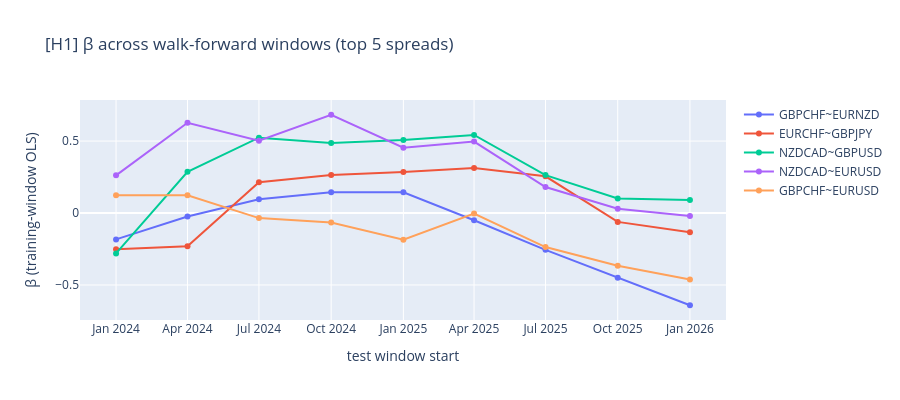
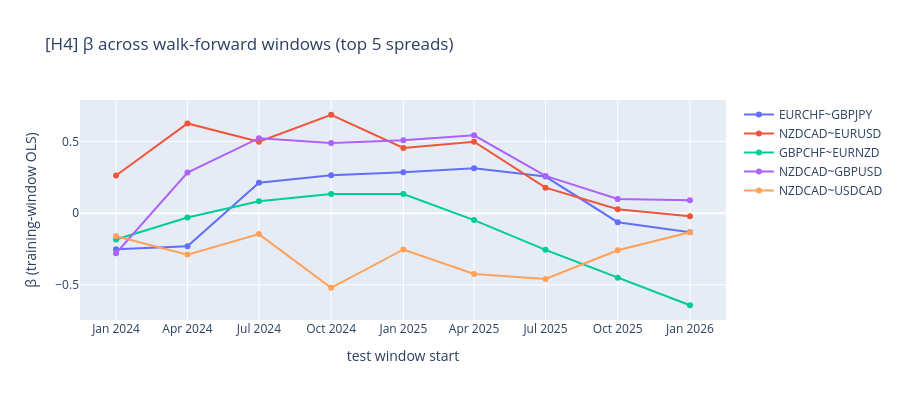

The code cell stored with these charts, in order, in its notebook:
### Markdown cell above
## ۷) β stability — هر spread، در طول windows

### Code cell
for tf in TIMEFRAMES:
    bdf_all = pd.concat(all_betas[tf], ignore_index=True)
    bdf_all["pair"] = bdf_all["y"] + "~" + bdf_all["x"]
    # Top 5 by walk-forward Sharpe
    top_pairs = metrics_by_tf[tf].head(5).apply(lambda r: f"{r['y']}~{r['x']}", axis=1).tolist()
    fig = go.Figure()
    for p in top_pairs:
        sub = bdf_all[bdf_all["pair"] == p].sort_values("test_start")
        if sub.empty:
            continue
        fig.add_trace(go.Scatter(x=sub["test_start"], y=sub["beta"],
                                  mode="lines+markers", name=p))
    fig.update_layout(title=f"[{tf}] β across walk-forward windows (top 5 spreads)",
                      xaxis_title="test window start", yaxis_title="β (training-window OLS)",
                      height=400, hovermode="x unified")
    fig.show()

### Figure 1 — Plotly figure (JSON) as saved in the notebook; plotly's stock layout.template omitted (floating-point values rounded to 4 significant figures)
{"data": [{"mode": "lines+markers", "name": "GBPCHF~EURNZD", "type": "scatter", "x": ["2024-01-01T00:00:00", "2024-04-01T00:00:00", "2024-07-01T00:00:00", "2024-10-01T00:00:00", "2025-01-01T00:00:00", "2025-04-01T00:00:00", "2025-07-01T00:00:00", "2025-10-01T00:00:00", "2026-01-01T00:00:00"], "y": [-0.1832, -0.02463, 0.09522, 0.1446, 0.1438, -0.04996, -0.2557, -0.4505, -0.6408]}, {"mode": "lines+markers", "name": "EURCHF~GBPJPY", "type": "scatter", "x": ["2024-01-01T00:00:00", "2024-04-01T00:00:00", "2024-07-01T00:00:00", "2024-10-01T00:00:00", "2025-01-01T00:00:00", "2025-04-01T00:00:00", "2025-07-01T00:00:00", "2025-10-01T00:00:00", "2026-01-01T00:00:00"], "y": [-0.2518, -0.2307, 0.2141, 0.2647, 0.2858, 0.3131, 0.2549, -0.06172, -0.1335]}, {"mode": "lines+markers", "name": "NZDCAD~GBPUSD", "type": "scatter", "x": ["2024-01-01T00:00:00", "2024-04-01T00:00:00", "2024-07-01T00:00:00", "2024-10-01T00:00:00", "2025-01-01T00:00:00", "2025-04-01T00:00:00", "2025-07-01T00:00:00", "2025-10-01T00:00:00", "2026-01-01T00:00:00"], "y": [-0.2809, 0.2868, 0.5232, 0.4869, 0.5078, 0.5424, 0.2633, 0.1016, 0.0901]}, {"mode": "lines+markers", "name": "NZDCAD~EURUSD", "type": "scatter", "x": ["2024-01-01T00:00:00", "2024-04-01T00:00:00", "2024-07-01T00:00:00", "2024-10-01T00:00:00", "2025-01-01T00:00:00", "2025-04-01T00:00:00", "2025-07-01T00:00:00", "2025-10-01T00:00:00", "2026-01-01T00:00:00"], "y": [0.2619, 0.6273, 0.5018, 0.6827, 0.4532, 0.4965, 0.1808, 0.02949, -0.02118]}, {"mode": "lines+markers", "name": "GBPCHF~EURUSD", "type": "scatter", "x": ["2024-01-01T00:00:00", "2024-04-01T00:00:00", "2024-07-01T00:00:00", "2024-10-01T00:00:00", "2025-01-01T00:00:00", "2025-04-01T00:00:00", "2025-07-01T00:00:00", "2025-10-01T00:00:00", "2026-01-01T00:00:00"], "y": [0.1226, 0.1231, -0.03541, -0.06595, -0.1859, -0.003531, -0.2367, -0.3661, -0.4625]}], "layout": {"height": 400, "hovermode": "x unified", "title": {"text": "[H1] β across walk-forward windows (top 5 spreads)"}, "xaxis": {"title": {"text": "test window start"}}, "yaxis": {"title": {"text": "β (training-window OLS)"}}}}

### Figure 2 — Plotly figure (JSON) as saved in the notebook; plotly's stock layout.template omitted (floating-point values rounded to 4 significant figures)
{"data": [{"mode": "lines+markers", "name": "EURCHF~GBPJPY", "type": "scatter", "x": ["2024-01-01T00:00:00", "2024-04-01T00:00:00", "2024-07-01T00:00:00", "2024-10-01T00:00:00", "2025-01-01T00:00:00", "2025-04-01T00:00:00", "2025-07-01T00:00:00", "2025-10-01T00:00:00", "2026-01-01T00:00:00"], "y": [-0.2513, -0.2302, 0.212, 0.2638, 0.2855, 0.3127, 0.2551, -0.06294, -0.1338]}, {"mode": "lines+markers", "name": "NZDCAD~EURUSD", "type": "scatter", "x": ["2024-01-01T00:00:00", "2024-04-01T00:00:00", "2024-07-01T00:00:00", "2024-10-01T00:00:00", "2025-01-01T00:00:00", "2025-04-01T00:00:00", "2025-07-01T00:00:00", "2025-10-01T00:00:00", "2026-01-01T00:00:00"], "y": [0.2624, 0.625, 0.4979, 0.6855, 0.4546, 0.4973, 0.1774, 0.02731, -0.02084]}, {"mode": "lines+markers", "name": "GBPCHF~EURNZD", "type": "scatter", "x": ["2024-01-01T00:00:00", "2024-04-01T00:00:00", "2024-07-01T00:00:00", "2024-10-01T00:00:00", "2025-01-01T00:00:00", "2025-04-01T00:00:00", "2025-07-01T00:00:00", "2025-10-01T00:00:00", "2026-01-01T00:00:00"], "y": [-0.1838, -0.03088, 0.08344, 0.1334, 0.1331, -0.04866, -0.2557, -0.451, -0.6418]}, {"mode": "lines+markers", "name": "NZDCAD~GBPUSD", "type": "scatter", "x": ["2024-01-01T00:00:00", "2024-04-01T00:00:00", "2024-07-01T00:00:00", "2024-10-01T00:00:00", "2025-01-01T00:00:00", "2025-04-01T00:00:00", "2025-07-01T00:00:00", "2025-10-01T00:00:00", "2026-01-01T00:00:00"], "y": [-0.2792, 0.2829, 0.5223, 0.4884, 0.5078, 0.5419, 0.2596, 0.09919, 0.09053]}, {"mode": "lines+markers", "name": "NZDCAD~USDCAD", "type": "scatter", "x": ["2024-01-01T00:00:00", "2024-04-01T00:00:00", "2024-07-01T00:00:00", "2024-10-01T00:00:00", "2025-01-01T00:00:00", "2025-04-01T00:00:00", "2025-07-01T00:00:00", "2025-10-01T00:00:00", "2026-01-01T00:00:00"], "y": [-0.1611, -0.289, -0.1461, -0.52, -0.2532, -0.4236, -0.4592, -0.2583, -0.1331]}], "layout": {"height": 400, "hovermode": "x unified", "title": {"text": "[H4] β across walk-forward windows (top 5 spreads)"}, "xaxis": {"title": {"text": "test window start"}}, "yaxis": {"title": {"text": "β (training-window OLS)"}}}}
